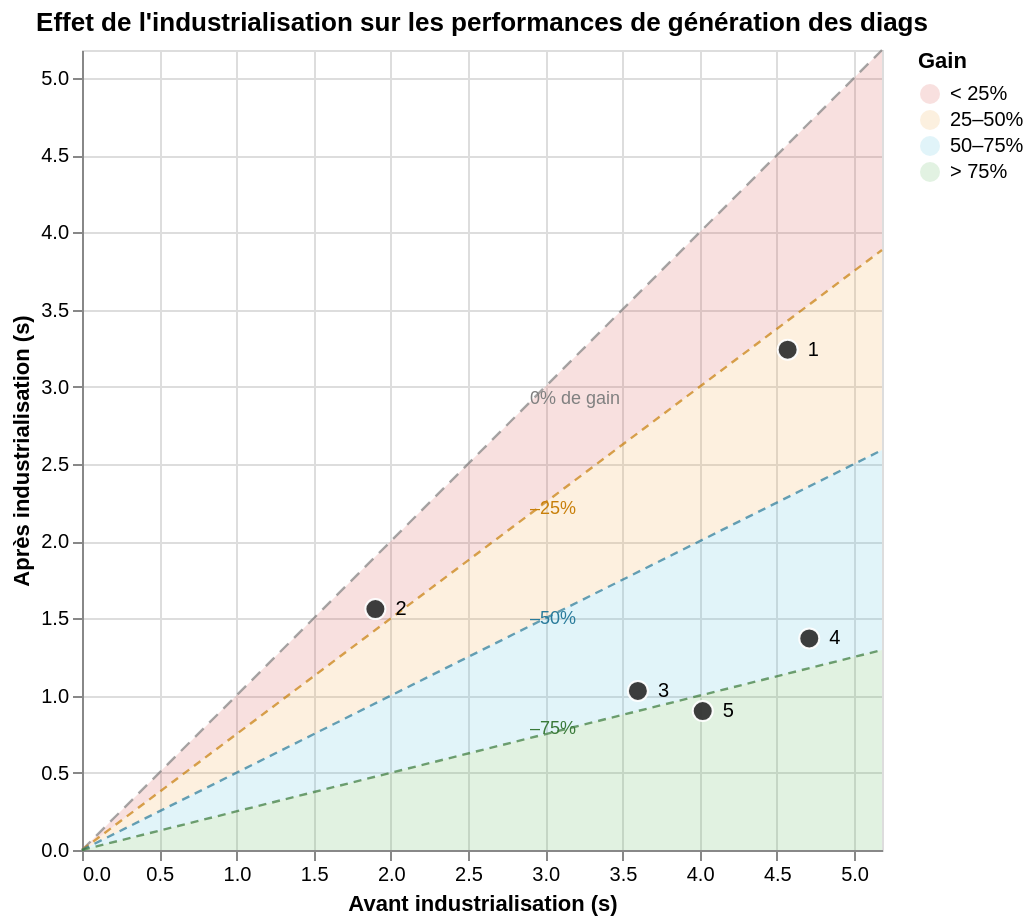

Notebook cell for this chart:
### Code cell
# graphique scatter : avant vs après avec zones colorées et droite x=y
import numpy as np

max_val = max(df["duration_before_indus"].max(), df["duration_after_indus"].max()) * 1.1
domaine = [0, max_val]

x_vals = np.linspace(0, max_val, 200)
zones_rows = []
for x in x_vals:
    zones_rows += [
        {"x": x, "y_top": x,       "y_bot": x * 3/4, "zone": "< 25%"},
        {"x": x, "y_top": x * 3/4, "y_bot": x / 2,   "zone": "25–50%"},
        {"x": x, "y_top": x / 2,   "y_bot": x / 4,   "zone": "50–75%"},
        {"x": x, "y_top": x / 4,   "y_bot": 0,        "zone": "> 75%"},
    ]

df_zones = pd.DataFrame(zones_rows)

zones = alt.Chart(df_zones).mark_area(opacity=0.18).encode(
    x=alt.X("x:Q", scale=alt.Scale(domain=domaine)),
    y=alt.Y("y_bot:Q", scale=alt.Scale(domain=domaine)),
    y2=alt.Y2("y_top:Q"),
    color=alt.Color(
        "zone:N",
        scale=alt.Scale(
            domain=["< 25%", "25–50%", "50–75%", "> 75%"],
            range=["#d9534f", "#f0ad4e", "#5bc0de", "#5cb85c"]
        ),
        legend=alt.Legend(title="Gain")
    )
)

# lignes de délimitation
def make_ligne(y2, color, dash):
    return alt.Chart(
        alt.InlineData(values=[{"x": 0, "y": 0}, {"x": max_val, "y": y2}])
    ).mark_line(strokeDash=dash, color=color, opacity=0.7, strokeWidth=1.2).encode(
        x=alt.X("x:Q", scale=alt.Scale(domain=domaine)),
        y=alt.Y("y:Q", scale=alt.Scale(domain=domaine))
    )

ligne_xy  = make_ligne(max_val,         "gray",    [6, 4])
ligne_25  = make_ligne(max_val * 3/4,   "#c87f0a", [4, 3])
ligne_50  = make_ligne(max_val / 2,     "#2a7b9b", [4, 3])
ligne_75  = make_ligne(max_val / 4,     "#3a7a3a", [4, 3])

# labels des lignes
def make_lbl(y_pos, texte, color):
    return alt.Chart(
        alt.InlineData(values=[{"x": max_val * 0.55, "y": y_pos, "label": texte}])
    ).mark_text(align="left", dx=4, dy=-6, fontSize=9, color=color).encode(
        x=alt.X("x:Q", scale=alt.Scale(domain=domaine)),
        y=alt.Y("y:Q", scale=alt.Scale(domain=domaine)),
        text="label:N"
    )

lbl_xy = make_lbl(max_val * 0.55,        "0% de gain",  "gray")
lbl_25 = make_lbl(max_val * 0.55 * 3/4,  "–25%",        "#c87f0a")
lbl_50 = make_lbl(max_val * 0.55 / 2,    "–50%",        "#2a7b9b")
lbl_75 = make_lbl(max_val * 0.55 / 4,    "–75%",        "#3a7a3a")

# points et étiquettes
points = alt.Chart(df).mark_circle(size=100, opacity=0.95, stroke="white", strokeWidth=1).encode(
    x=alt.X("duration_before_indus:Q", title="Avant industrialisation (s)", scale=alt.Scale(domain=domaine)),
    y=alt.Y("duration_after_indus:Q",  title="Après industrialisation (s)",  scale=alt.Scale(domain=domaine)),
    color=alt.value("#333"),
    tooltip=[
        alt.Tooltip("requete:O",               title="Requête n°"),
        alt.Tooltip("duration_before_indus:Q", title="Avant (s)",  format=".2f"),
        alt.Tooltip("duration_after_indus:Q",  title="Après (s)",  format=".2f"),
        alt.Tooltip("gain:Q",                  title="Gain (s)",   format=".2f"),
    ]
)

etiquettes = alt.Chart(df).mark_text(dx=10, fontSize=10, align="left").encode(
    x=alt.X("duration_before_indus:Q", scale=alt.Scale(domain=domaine)),
    y=alt.Y("duration_after_indus:Q",  scale=alt.Scale(domain=domaine)),
    text=alt.Text("requete:O")
)

(zones + ligne_xy + ligne_25 + ligne_50 + ligne_75
 + lbl_xy + lbl_25 + lbl_50 + lbl_75
 + points + etiquettes
).properties(
    title="Effet de l'industrialisation sur les performances de génération des diags",
    width=400,
    height=400
)

### Figure 1 — Vega-Lite specification as saved in the notebook (floating-point values rounded to 4 significant figures; data arrays with more than 128 entries replaced by an {"elided": "..."} marker saying what was removed)
{"config": {"view": {"continuousWidth": 300, "continuousHeight": 300}}, "layer": [{"data": {"name": "data-9cfbdbfb327dcd339895b885ee89ca77"}, "mark": {"type": "area", "opacity": 0.18}, "encoding": {"color": {"field": "zone", "legend": {"title": "Gain"}, "scale": {"domain": ["< 25%", "25–50%", "50–75%", "> 75%"], "range": ["#d9534f", "#f0ad4e", "#5bc0de", "#5cb85c"]}, "type": "nominal"}, "x": {"field": "x", "scale": {"domain": [0, 5.181]}, "type": "quantitative"}, "y": {"field": "y_bot", "scale": {"domain": [0, 5.181]}, "type": "quantitative"}, "y2": {"field": "y_top"}}}, {"data": {"name": "data-ebccdec51ae2ad851eb3d56e8f345d0a"}, "mark": {"type": "line", "color": "gray", "opacity": 0.7, "strokeDash": [6, 4], "strokeWidth": 1.2}, "encoding": {"x": {"field": "x", "scale": {"domain": [0, 5.181]}, "type": "quantitative"}, "y": {"field": "y", "scale": {"domain": [0, 5.181]}, "type": "quantitative"}}}, {"data": {"name": "data-1aed89e7f67e45e23e10149a4e6736d7"}, "mark": {"type": "line", "color": "#c87f0a", "opacity": 0.7, "strokeDash": [4, 3], "strokeWidth": 1.2}, "encoding": {"x": {"field": "x", "scale": {"domain": [0, 5.181]}, "type": "quantitative"}, "y": {"field": "y", "scale": {"domain": [0, 5.181]}, "type": "quantitative"}}}, {"data": {"name": "data-4bf2760b28a0059f34ce74fed012d9c2"}, "mark": {"type": "line", "color": "#2a7b9b", "opacity": 0.7, "strokeDash": [4, 3], "strokeWidth": 1.2}, "encoding": {"x": {"field": "x", "scale": {"domain": [0, 5.181]}, "type": "quantitative"}, "y": {"field": "y", "scale": {"domain": [0, 5.181]}, "type": "quantitative"}}}, {"data": {"name": "data-a0cc475ad21f466410eaf7d159c8e2de"}, "mark": {"type": "line", "color": "#3a7a3a", "opacity": 0.7, "strokeDash": [4, 3], "strokeWidth": 1.2}, "encoding": {"x": {"field": "x", "scale": {"domain": [0, 5.181]}, "type": "quantitative"}, "y": {"field": "y", "scale": {"domain": [0, 5.181]}, "type": "quantitative"}}}, {"data": {"name": "data-37cb1081c5b1a4caaff92a211dd048e9"}, "mark": {"type": "text", "align": "left", "color": "gray", "dx": 4, "dy": -6, "fontSize": 9}, "encoding": {"text": {"field": "label", "type": "nominal"}, "x": {"field": "x", "scale": {"domain": [0, 5.181]}, "type": "quantitative"}, "y": {"field": "y", "scale": {"domain": [0, 5.181]}, "type": "quantitative"}}}, {"data": {"name": "data-a4ef43bca5aa5b55bb3340ee39178279"}, "mark": {"type": "text", "align": "left", "color": "#c87f0a", "dx": 4, "dy": -6, "fontSize": 9}, "encoding": {"text": {"field": "label", "type": "nominal"}, "x": {"field": "x", "scale": {"domain": [0, 5.181]}, "type": "quantitative"}, "y": {"field": "y", "scale": {"domain": [0, 5.181]}, "type": "quantitative"}}}, {"data": {"name": "data-fdc30997af0c847c05541d5861beb992"}, "mark": {"type": "text", "align": "left", "color": "#2a7b9b", "dx": 4, "dy": -6, "fontSize": 9}, "encoding": {"text": {"field": "label", "type": "nominal"}, "x": {"field": "x", "scale": {"domain": [0, 5.181]}, "type": "quantitative"}, "y": {"field": "y", "scale": {"domain": [0, 5.181]}, "type": "quantitative"}}}, {"data": {"name": "data-43c939e278e0f21b3c0b89ab5a753797"}, "mark": {"type": "text", "align": "left", "color": "#3a7a3a", "dx": 4, "dy": -6, "fontSize": 9}, "encoding": {"text": {"field": "label", "type": "nominal"}, "x": {"field": "x", "scale": {"domain": [0, 5.181]}, "type": "quantitative"}, "y": {"field": "y", "scale": {"domain": [0, 5.181]}, "type": "quantitative"}}}, {"data": {"name": "data-739b7abaa6e88b42223c9d936d880129"}, "mark": {"type": "circle", "opacity": 0.95, "size": 100, "stroke": "white", "strokeWidth": 1}, "encoding": {"color": {"value": "#333"}, "tooltip": [{"field": "requete", "title": "Requête n°", "type": "ordinal"}, {"field": "duration_before_indus", "format": ".2f", "title": "Avant (s)", "type": "quantitative"}, {"field": "duration_after_indus", "format": ".2f", "title": "Après (s)", "type": "quantitative"}, {"field": "gain", "format": ".2f", "title": "Gain (s)", "type": "quantitative"}], "x": {"field": "duration_before_indus", "scale": {"domain": [0, 5.181]}, "title": "Avant industrialisation (s)", "type": "quantitative"}, "y": {"field": "duration_after_indus", "scale": {"domain": [0, 5.181]}, "title": "Après industrialisation (s)", "type": "quantitative"}}}, {"data": {"name": "data-739b7abaa6e88b42223c9d936d880129"}, "mark": {"type": "text", "align": "left", "dx": 10, "fontSize": 10}, "encoding": {"text": {"field": "requete", "type": "ordinal"}, "x": {"field": "duration_before_indus", "scale": {"domain": [0, 5.181]}, "type": "quantitative"}, "y": {"field": "duration_after_indus", "scale": {"domain": [0, 5.181]}, "type": "quantitative"}}}], "height": 400, "title": "Effet de l'industrialisation sur les performances de génération des diags", "width": 400, "$schema": "https://vega.github.io/schema/vega-lite/v6.4.1.json", "datasets": {"data-9cfbdbfb327dcd339895b885ee89ca77": {"elided": "800 records"}, "data-ebccdec51ae2ad851eb3d56e8f345d0a": [{"x": 0, "y": 0}, {"x": 5.181, "y": 5.181}], "data-1aed89e7f67e45e23e10149a4e6736d7": [{"x": 0, "y": 0}, {"x": 5.181, "y": 3.886}], "data-4bf2760b28a0059f34ce74fed012d9c2": [{"x": 0, "y": 0}, {"x": 5.181, "y": 2.591}], "data-a0cc475ad21f466410eaf7d159c8e2de": [{"x": 0, "y": 0}, {"x": 5.181, "y": 1.295}], "data-37cb1081c5b1a4caaff92a211dd048e9": [{"x": 2.85, "y": 2.85, "label": "0% de gain"}], "data-a4ef43bca5aa5b55bb3340ee39178279": [{"x": 2.85, "y": 2.137, "label": "–25%"}], "data-fdc30997af0c847c05541d5861beb992": [{"x": 2.85, "y": 1.425, "label": "–50%"}], "data-43c939e278e0f21b3c0b89ab5a753797": [{"x": 2.85, "y": 0.7124, "label": "–75%"}], "data-739b7abaa6e88b42223c9d936d880129": [{"duration_before_indus": 4.57, "duration_after_indus": 3.24, "requete": 1, "gain": 1.33}, {"duration_before_indus": 1.9, "duration_after_indus": 1.56, "requete": 2, "gain": 0.34}, {"duration_before_indus": 3.6, "duration_after_indus": 1.03, "requete": 3, "gain": 2.57}, {"duration_before_indus": 4.71, "duration_after_indus": 1.37, "requete": 4, "gain": 3.34}, {"duration_before_indus": 4.02, "duration_after_indus": 0.9, "requete": 5, "gain": 3.12}]}}
